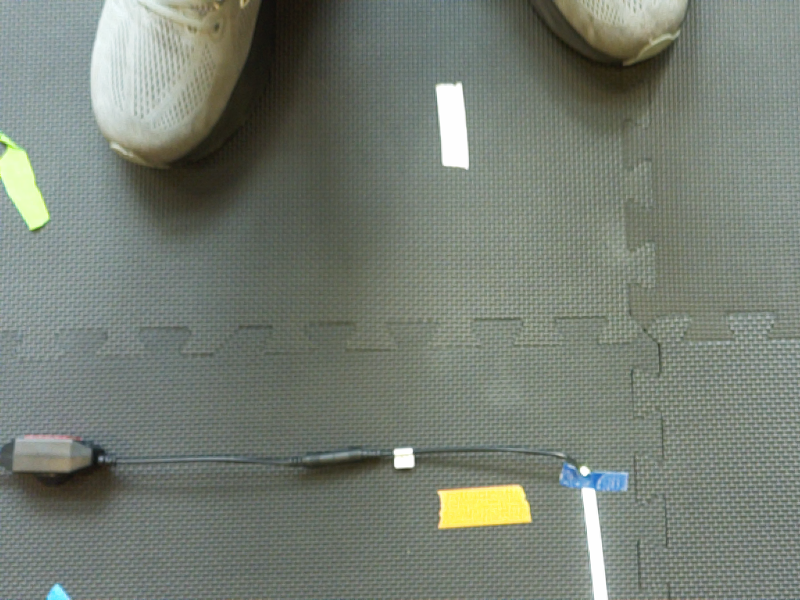
#> input picture frames/frame_0000.png, 800 x 600 px; its folder holds only this picture in this run
$ python cvanalyze.py
#> lines starting #> are read from the running program, lines starting #| are printed output that depends on the picture; after the words box and inside, x2 and y2 are one past the last pixel; in counts of white or black regions, pixels touching at a corner belong together
from __future__ import print_function
import matplotlib.pyplot as plt
import numpy as np
import cv2
import glob
from matplotlib.patches import Rectangle
from scipy.stats import linregress
import matplotlib.patches as patches
from matplotlib.lines import Line2D

results = []
downward = glob.glob("./frames/*.png")
downward.sort()
downward = [cv2.imread(s, cv2.IMREAD_GRAYSCALE) for s in downward]
#> downward = 1 item
images = downward
#> images = 1 item

n_images = len(images)
#> n_images = 1
n_cols = min(5, n_images)  # Max 5 columns
#> n_cols = 1
n_rows = (n_images + n_cols - 1) // n_cols
#> n_rows = 1

plt.figure(figsize=(6*n_cols, 4*n_rows))

for i, img in enumerate(images):
    ax1 = plt.subplot(n_rows, n_cols*2, i*2+1)
    ax2 = plt.subplot(n_rows, n_cols*2, i*2+2)

    ax1.imshow(img, cmap='gray')
    ax1.set_title(f'Original Image {i+1}')
    ax1.axis('off')
    _, thresh = cv2.threshold(img, 240, 255, cv2.THRESH_BINARY)
    kernel = np.ones((5,5), np.uint8)
    thresh = cv2.morphologyEx(thresh, cv2.MORPH_CLOSE, kernel)
    contours, _ = cv2.findContours(thresh, cv2.RETR_EXTERNAL, cv2.CHAIN_APPROX_SIMPLE)

    line_valid = False
    if contours:
        largest_contour = max(contours, key=cv2.contourArea)
        area = cv2.contourArea(largest_contour)
        x, y, w, h = cv2.boundingRect(largest_contour)

        min_area = 100
        min_dimension = 30

        is_long_enough = (w > min_dimension or h > min_dimension)

        perimeter = cv2.arcLength(largest_contour, True)
        if perimeter > 0:
            circularity = 4 * np.pi * area / (perimeter * perimeter)

            is_line_like = circularity < 0.5

            if area > min_area and is_long_enough and is_line_like:
                line_valid = True
    ax2.imshow(thresh, cmap='gray')
    ax2.set_title('with contours')
    ax2.axis('off')

    thresh_rgb = cv2.cvtColor(thresh, cv2.COLOR_GRAY2RGB)
    cv2.drawContours(thresh_rgb, contours, -1, (0, 255, 0), 2)
    ax2.imshow(thresh_rgb)
    if line_valid:
        points = np.argwhere(thresh > 0)
        if len(points) > 10:
            points = points.astype(np.float64)
            xs = points[:, 1]
            ys = points[:, 0]

            # Determine if the line is more vertical or horizontal
            x_range = np.max(xs) - np.min(xs)
            y_range = np.max(ys) - np.min(ys)
            is_vertical = y_range > x_range

            if is_vertical:
                ransac_points = np.column_stack((ys, xs))

                from sklearn.linear_model import RANSACRegressor
                ransac = RANSACRegressor(min_samples=2, residual_threshold=5.0, random_state=42)
                ransac.fit(ransac_points[:, 0].reshape(-1, 1), ransac_points[:, 1])

                slope = ransac.estimator_.coef_[0]
                intercept = ransac.estimator_.intercept_

                h, w = img.shape
                y1, x1 = 0, intercept
                y2, x2 = h-1, slope * (h - 1) + intercept
                x1 = max(0, min(w-1, x1))
                x2 = max(0, min(w-1, x2))
            else:
                ransac_points = np.column_stack((xs, ys))

                from sklearn.linear_model import RANSACRegressor
                ransac = RANSACRegressor(min_samples=2, residual_threshold=5.0, random_state=42)
                ransac.fit(ransac_points[:, 0].reshape(-1, 1), ransac_points[:, 1])

                slope = ransac.estimator_.coef_[0]
                intercept = ransac.estimator_.intercept_

                h, w = img.shape
                x1, y1 = 0, intercept
                x2, y2 = w-1, slope * (w - 1) + intercept
                y1 = max(0, min(h-1, y1))
                y2 = max(0, min(h-1, y2))

            line = Line2D([x1, x2], [y1, y2], color='red', linewidth=2)
            ax1.add_line(line)
            ax1.set_title(f'line in image {i+1}')
        else:
            ax1.set_title(f'no valid line in image {i+1}')
    else:
        ax1.set_title(f'no valid rope {i+1}')

    results.append(line_valid)
#> this loop made 1 pass
#> (line_valid, area, x, y, min_area, min_dimension) on pass 1: (False, 1938.5, 437, 84, 100, 30)
#> pass 1, `_, thresh = cv2.threshold(img, 240, 255, cv2.THRESH_BINARY)`:
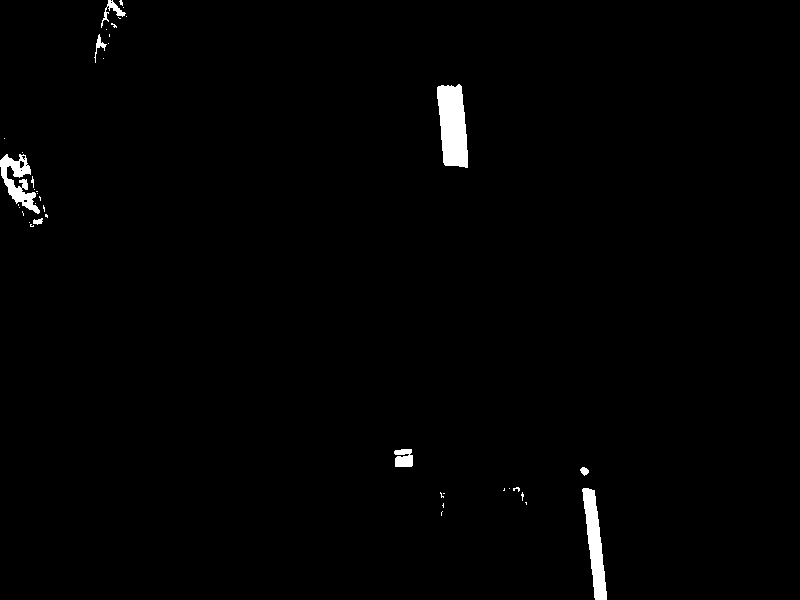
#> thresh: shape (600, 800); 1.1% white; 41 white regions (33 under 20 px), largest, box (x1, y1, x2, y2) and area: (437, 84, 468, 168) 2035, (582, 488, 607, 600) 1401, (0, 154, 40, 214) 993
#> pass 1, `thresh = cv2.morphologyEx(thresh, cv2.MORPH_CLOSE, kernel)`:
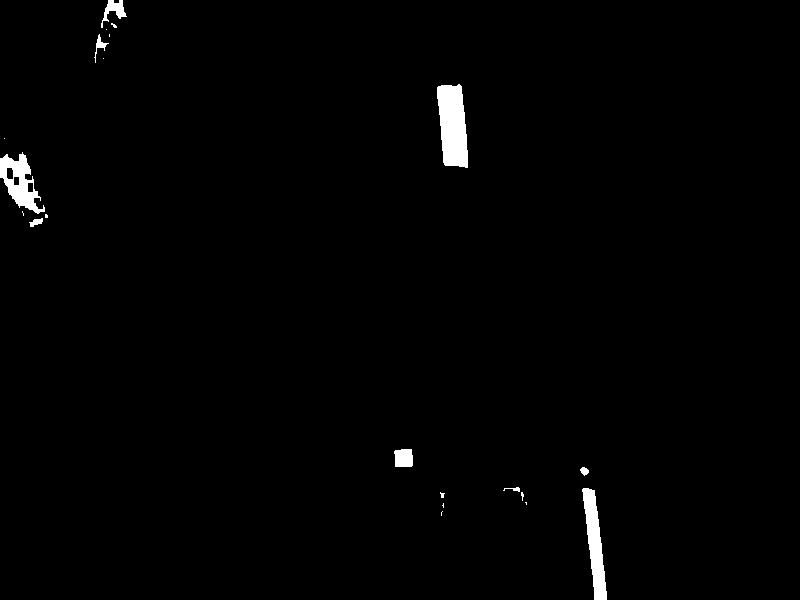
#> thresh: shape (600, 800); 1.2% white; 21 white regions (12 under 20 px), largest, box (x1, y1, x2, y2) and area: (437, 84, 468, 168) 2042, (582, 488, 607, 600) 1403, (0, 152, 45, 214) 1250
#> after the loop:
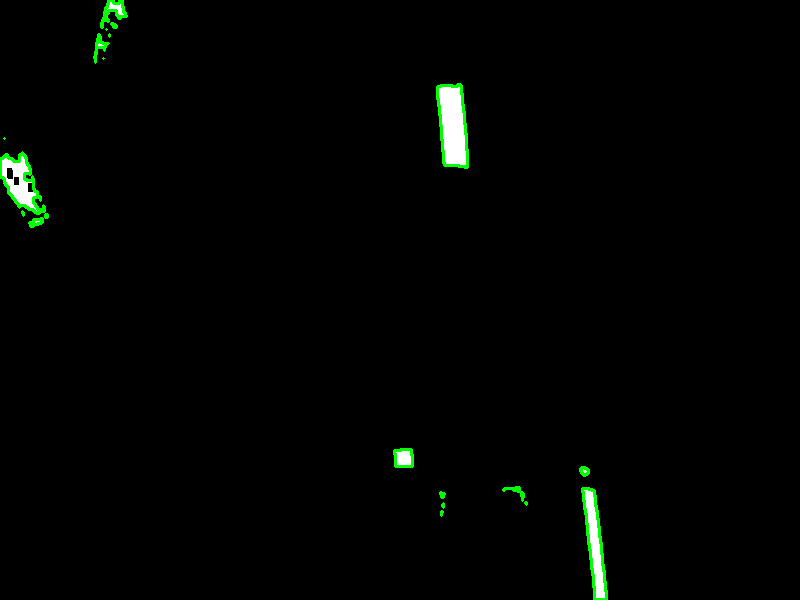
#> thresh_rgb: shape (600, 800, 3); mean B, G, R 1.9, 3.7, 1.9
#> after the loop, results = [False]

plt.tight_layout()
plt.show()
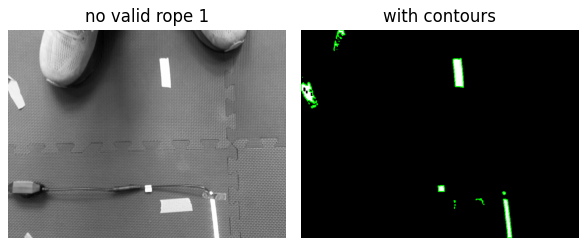
#> figure drawn by matplotlib, 2 panels
print(results)
#| [False]

$ run again, on frames/frame_0011.png
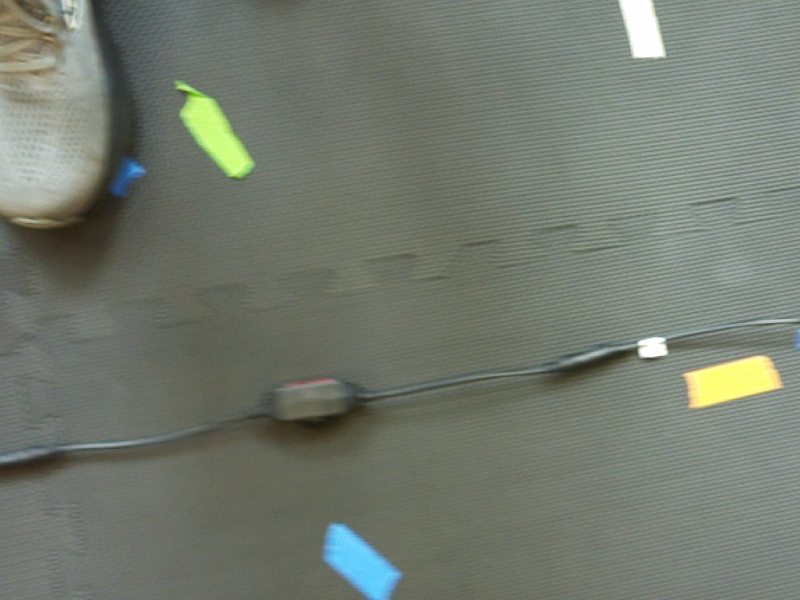
#> input picture frames/frame_0011.png, 800 x 600 px
#> downward = 1 item
#> n_images = 1
#> the loop `for i, img in enumerate(images):` made 1 pass
#> (line_valid, area, x, y, min_area, min_dimension) on pass 1: (False, 1520.5, 621, 0, 100, 30)
#> after the loop `for i, img in enumerate(images):`:
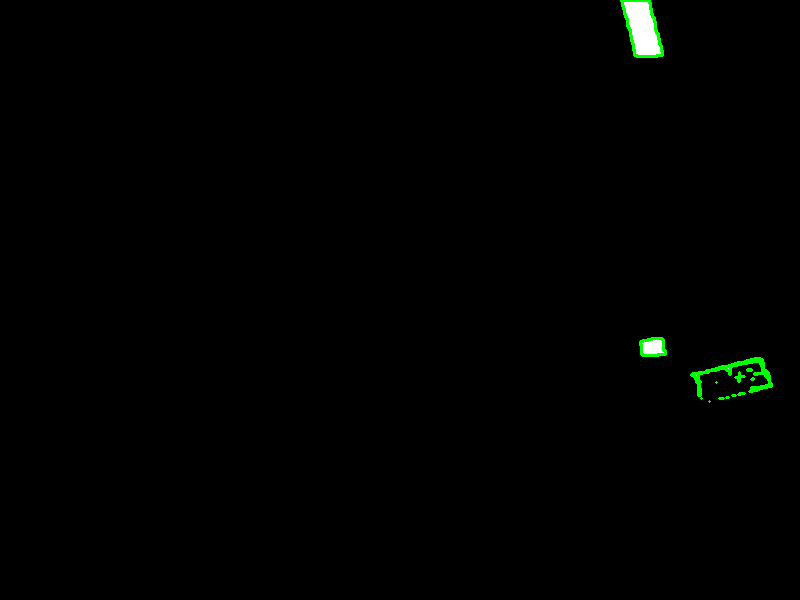
#> thresh_rgb: shape (600, 800, 3); mean B, G, R 0.8, 1.7, 0.8
#> after the loop `for i, img in enumerate(images):`: results = [False]
#> `plt.show()`:
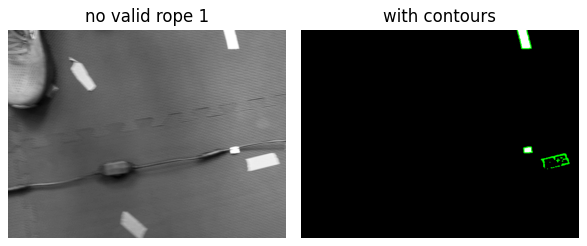
#> figure drawn by matplotlib, 2 panels
#| [False]

$ run again, on frames/frame_0017.png
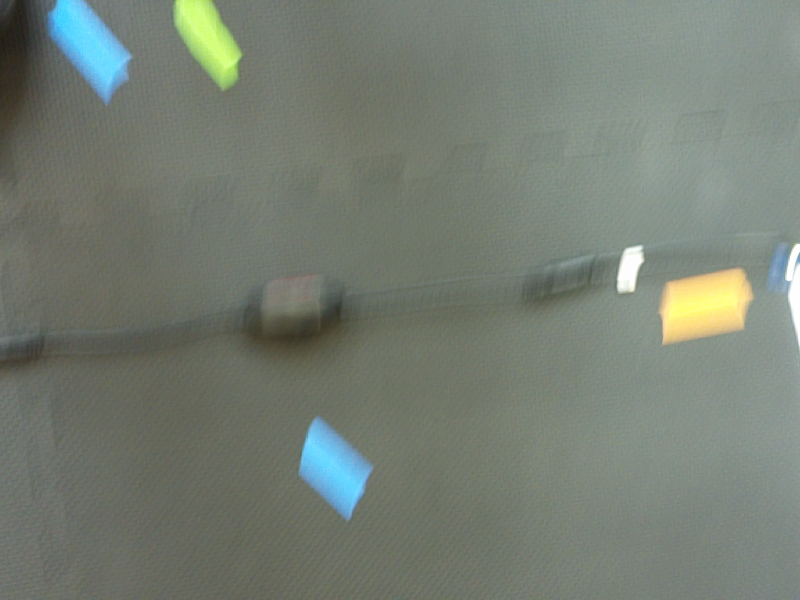
#> input picture frames/frame_0017.png, 800 x 600 px
#> downward = 1 item
#> n_images = 1
#> the loop `for i, img in enumerate(images):` made 1 pass
#> (line_valid, area, x, y, min_area, min_dimension) on pass 1: (True, 633, 787, 244, 100, 30)
#> after the loop `for i, img in enumerate(images):`:
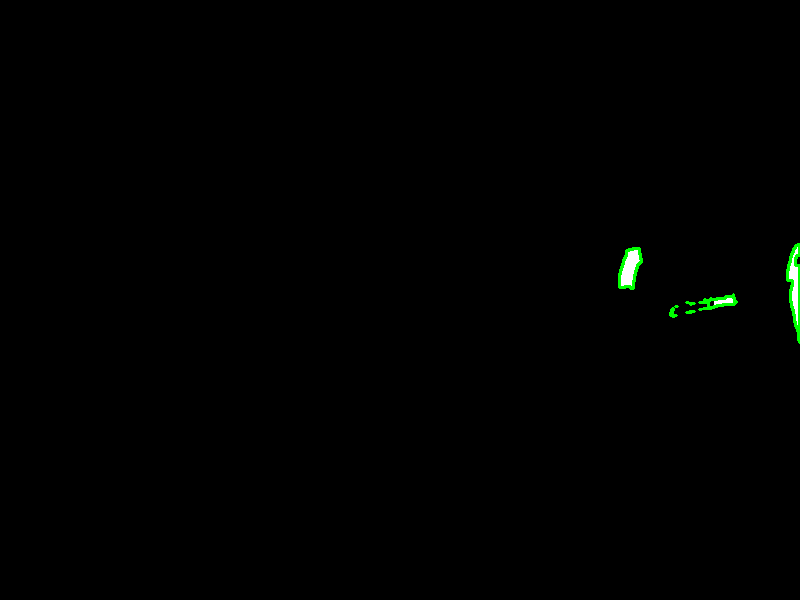
#> thresh_rgb: shape (600, 800, 3); mean B, G, R 0.4, 1.1, 0.4
#> after the loop `for i, img in enumerate(images):`: intercept = 146.7; is_vertical = False; ransac_points = 1632 pairs, first value 619 to 799, second value 244 to 342; results = [True]; slope = 0.215; x1 = 0; x2 = 799; x_range = 180; xs = 1632 values, max 799 at index 1, min 619 at index 653, mean 718.3; y1 = 146.7; y2 = 318.8; y_range = 98; ys = 1632 values from 244 to 342
#> `plt.show()`:
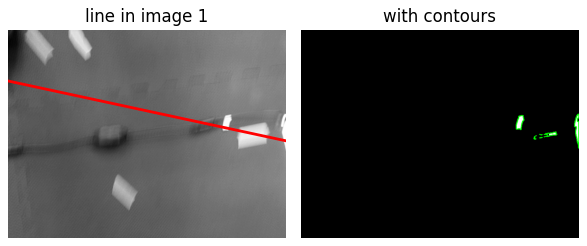
#> figure drawn by matplotlib, 2 panels
#| [True]

$ run again, on frames/frame_0001.png
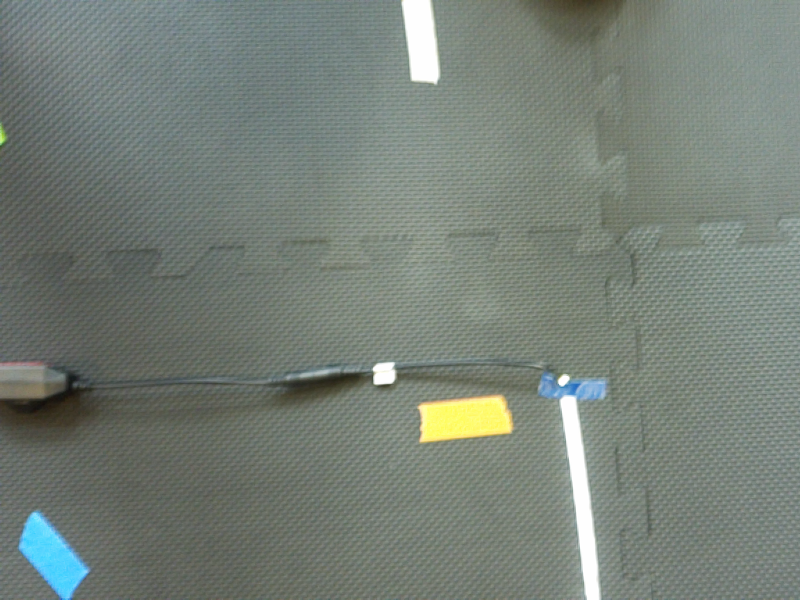
#> input picture frames/frame_0001.png, 800 x 600 px
#> downward = 1 item
#> n_images = 1
#> the loop `for i, img in enumerate(images):` made 1 pass
#> (line_valid, area, x, y, min_area, min_dimension) on pass 1: (True, 2640.5, 561, 397, 100, 30)
#> after the loop `for i, img in enumerate(images):`:
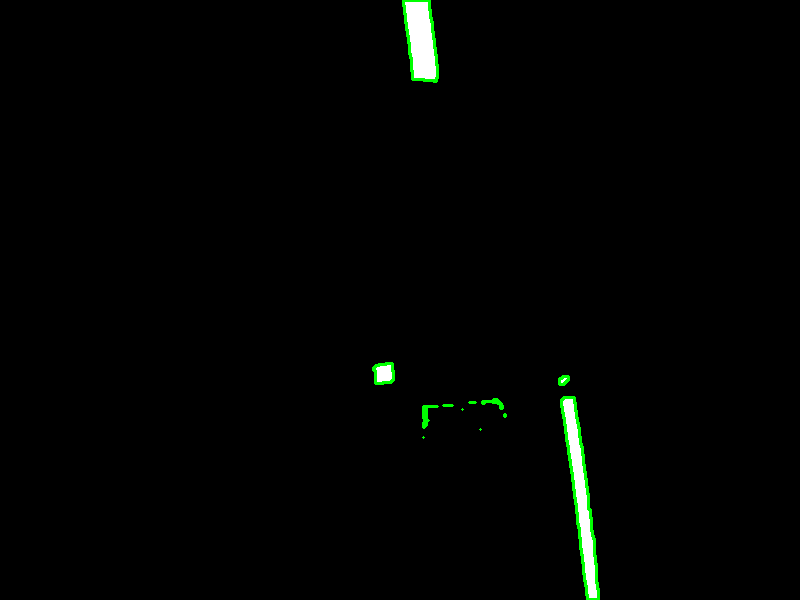
#> thresh_rgb: shape (600, 800, 3); mean B, G, R 2.1, 3.5, 2.1
#> after the loop `for i, img in enumerate(images):`: intercept = 533; is_vertical = True; ransac_points = 5589 pairs, first value 0 to 599, second value 373 to 598; results = [True]; slope = 0.0942; x1 = 533; x2 = 589.4; x_range = 225; xs = 5589 values, max 598 at index 5463, min 373 at index 2214, mean 502.5; y1 = 0; y2 = 599; ys = 5589 values from 0 to 599
#> `plt.show()`:
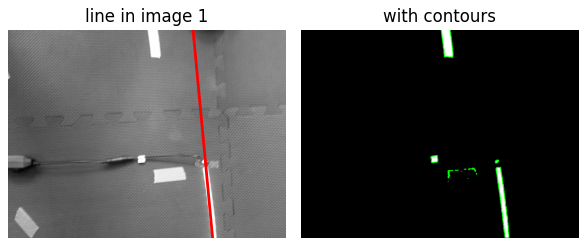
#> figure drawn by matplotlib, 2 panels
#| [True]
